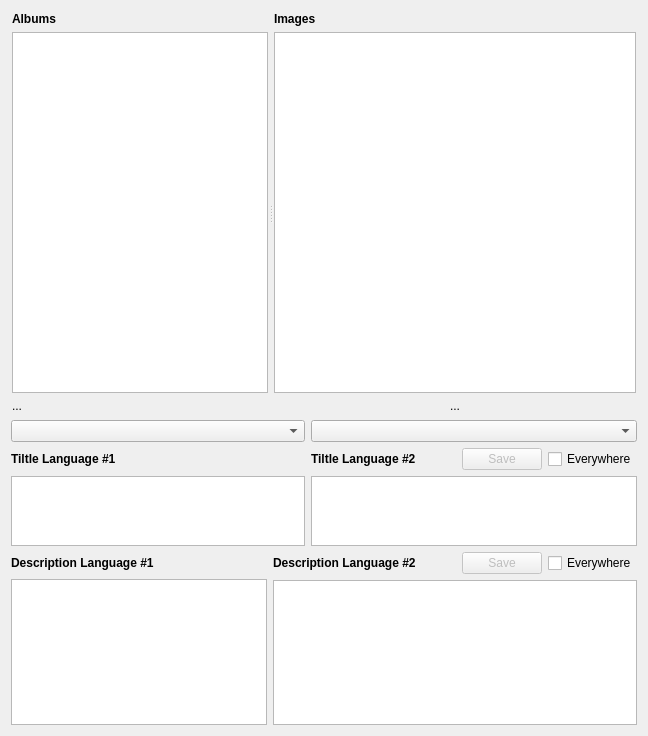
      <widget class="QWidget" name="tabEdit">
       <property name="sizePolicy">
        <sizepolicy hsizetype="Expanding" vsizetype="Preferred">
         <horstretch>0</horstretch>
         <verstretch>0</verstretch>
        </sizepolicy>
       </property>
       <attribute name="title">
        <string>Edit</string>
       </attribute>
       <layout class="QGridLayout" name="gridLayout_20">
        <item row="0" column="0">
         <layout class="QGridLayout" name="gridLayout_21" rowstretch="0,0,7,0,1,3" columnstretch="1,2">
          <item row="4" column="0" colspan="2">
           <layout class="QHBoxLayout" name="horizontalLayout_6">
            <item>
             <layout class="QVBoxLayout" name="verticalLayout_5" stretch="100,120,100">
              <property name="spacing">
               <number>6</number>
              </property>
              <item>
               <widget class="QComboBox" name="cmbBaseLanguage">
                <property name="sizePolicy">
                 <sizepolicy hsizetype="Expanding" vsizetype="Fixed">
                  <horstretch>0</horstretch>
                  <verstretch>0</verstretch>
                 </sizepolicy>
                </property>
               </widget>
              </item>
              <item>
               <widget class="QLabel" name="label_54">
                <property name="font">
                 <font>
                  <weight>75</weight>
                  <bold>true</bold>
                 </font>
                </property>
                <property name="text">
                 <string>Tiltle Language #1</string>
                </property>
               </widget>
              </item>
              <item>
               <widget class="QTextEdit" name="edtBaseTitle">
                <property name="enabled">
                 <bool>true</bool>
                </property>
                <property name="styleSheet">
                 <string notr="true">QtextEdit { color: gray; background-color:light-grey}</string>
                </property>
                <property name="textInteractionFlags">
                 <set>Qt::TextSelectableByKeyboard|Qt::TextSelectableByMouse</set>
                </property>
               </widget>
              </item>
             </layout>
            </item>
            <item>
             <layout class="QVBoxLayout" name="verticalLayout_6">
              <item>
               <widget class="QComboBox" name="cmbLanguage">
                <property name="sizePolicy">
                 <sizepolicy hsizetype="Preferred" vsizetype="Expanding">
                  <horstretch>0</horstretch>
                  <verstretch>0</verstretch>
                 </sizepolicy>
                </property>
               </widget>
              </item>
              <item>
               <layout class="QHBoxLayout" name="horizontalLayout_7">
                <item>
                 <widget class="QLabel" name="label_10">
                  <property name="font">
                   <font>
                    <weight>75</weight>
                    <bold>true</bold>
                   </font>
                  </property>
                  <property name="text">
                   <string>Tiltle Language #2</string>
                  </property>
                 </widget>
                </item>
                <item>
                 <spacer name="horizontalSpacer_3">
                  <property name="orientation">
                   <enum>Qt::Horizontal</enum>
                  </property>
                  <property name="sizeHint" stdset="0">
                   <size>
                    <width>40</width>
                    <height>20</height>
                   </size>
                  </property>
                 </spacer>
                </item>
                <item>
                 <widget class="QPushButton" name="btnSaveChangedTitle">
                  <property name="enabled">
                   <bool>false</bool>
                  </property>
                  <property name="toolTip">
                   <string>Save changed title and description</string>
                  </property>
                  <property name="text">
                   <string>Save</string>
                  </property>
                 </widget>
                </item>
                <item>
                 <widget class="QCheckBox" name="chkChangeTitleEverywhere">
                  <property name="text">
                   <string>Everywhere</string>
                  </property>
                 </widget>
                </item>
               </layout>
              </item>
              <item>
               <widget class="QTextEdit" name="edtTitleText"/>
              </item>
             </layout>
            </item>
           </layout>
          </item>
          <item row="5" column="0" colspan="2">
           <layout class="QHBoxLayout" name="horizontalLayout_8">
            <item>
             <layout class="QVBoxLayout" name="verticalLayout_7" stretch="14,100">
              <property name="spacing">
               <number>6</number>
              </property>
              <item>
               <widget class="QLabel" name="label_11">
                <property name="font">
                 <font>
                  <weight>75</weight>
                  <bold>true</bold>
                 </font>
                </property>
                <property name="text">
                 <string>Description Language #1</string>
                </property>
               </widget>
              </item>
              <item>
               <widget class="QTextEdit" name="edtBaseDescription">
                <property name="enabled">
                 <bool>true</bool>
                </property>
                <property name="styleSheet">
                 <string notr="true">QtextEdit { color: gray; background-color:light-grey}</string>
                </property>
                <property name="textInteractionFlags">
                 <set>Qt::TextSelectableByKeyboard|Qt::TextSelectableByMouse</set>
                </property>
               </widget>
              </item>
             </layout>
            </item>
            <item>
             <layout class="QVBoxLayout" name="verticalLayout_8">
              <item>
               <layout class="QHBoxLayout" name="horizontalLayout_9">
                <item>
                 <widget class="QLabel" name="label_55">
                  <property name="font">
                   <font>
                    <weight>75</weight>
                    <bold>true</bold>
                   </font>
                  </property>
                  <property name="text">
                   <string>Description Language #2</string>
                  </property>
                 </widget>
                </item>
                <item>
                 <spacer name="horizontalSpacer_8">
                  <property name="orientation">
                   <enum>Qt::Horizontal</enum>
                  </property>
                  <property name="sizeHint" stdset="0">
                   <size>
                    <width>40</width>
                    <height>20</height>
                   </size>
                  </property>
                 </spacer>
                </item>
                <item>
                 <widget class="QPushButton" name="btnSaveChangedDescription">
                  <property name="enabled">
                   <bool>false</bool>
                  </property>
                  <property name="toolTip">
                   <string>Save changed title and description</string>
                  </property>
                  <property name="text">
                   <string>Save</string>
                  </property>
                 </widget>
                </item>
                <item>
                 <widget class="QCheckBox" name="chkChangeDescriptionEverywhere">
                  <property name="text">
                   <string>Everywhere</string>
                  </property>
                 </widget>
                </item>
               </layout>
              </item>
              <item>
               <widget class="QTextEdit" name="edtDescriptionText"/>
              </item>
             </layout>
            </item>
           </layout>
          </item>
          <item row="1" column="0" rowspan="2" colspan="2">
           <widget class="QSplitter" name="splitter">
            <property name="orientation">
             <enum>Qt::Horizontal</enum>
            </property>
            <property name="childrenCollapsible">
             <bool>false</bool>
            </property>
            <widget class="QWidget" name="widget_4" native="true">
             <property name="sizePolicy">
              <sizepolicy hsizetype="Preferred" vsizetype="Preferred">
               <horstretch>0</horstretch>
               <verstretch>0</verstretch>
              </sizepolicy>
             </property>
             <layout class="QVBoxLayout" name="verticalLayout_9">
              <property name="leftMargin">
               <number>1</number>
              </property>
              <property name="topMargin">
               <number>1</number>
              </property>
              <property name="rightMargin">
               <number>1</number>
              </property>
              <property name="bottomMargin">
               <number>1</number>
              </property>
              <item>
               <layout class="QVBoxLayout" name="verticalLayout_10">
                <item>
                 <widget class="QLabel" name="label_51">
                  <property name="sizePolicy">
                   <sizepolicy hsizetype="Expanding" vsizetype="Preferred">
                    <horstretch>0</horstretch>
                    <verstretch>0</verstretch>
                   </sizepolicy>
                  </property>
                  <property name="font">
                   <font>
                    <weight>75</weight>
                    <bold>true</bold>
                   </font>
                  </property>
                  <property name="text">
                   <string>Albums</string>
                  </property>
                 </widget>
                </item>
                <item>
                 <widget class="QTreeView" name="trvAlbums"/>
                </item>
                <item>
                 <widget class="QLabel" name="lblTotalCount">
                  <property name="text">
                   <string>...</string>
                  </property>
                 </widget>
                </item>
               </layout>
              </item>
             </layout>
            </widget>
            <widget class="QWidget" name="widget_6" native="true">
             <property name="sizePolicy">
              <sizepolicy hsizetype="Preferred" vsizetype="Preferred">
               <horstretch>1</horstretch>
               <verstretch>0</verstretch>
              </sizepolicy>
             </property>
             <layout class="QVBoxLayout" name="verticalLayout_11">
              <property name="leftMargin">
               <number>1</number>
              </property>
              <property name="topMargin">
               <number>1</number>
              </property>
              <property name="rightMargin">
               <number>1</number>
              </property>
              <property name="bottomMargin">
               <number>1</number>
              </property>
              <item>
               <layout class="QVBoxLayout" name="verticalLayout_12">
                <item>
                 <widget class="QLabel" name="label_53">
                  <property name="sizePolicy">
                   <sizepolicy hsizetype="Expanding" vsizetype="Preferred">
                    <horstretch>0</horstretch>
                    <verstretch>0</verstretch>
                   </sizepolicy>
                  </property>
                  <property name="font">
                   <font>
                    <weight>75</weight>
                    <bold>true</bold>
                   </font>
                  </property>
                  <property name="text">
                   <string>Images</string>
                  </property>
                 </widget>
                </item>
                <item>
                 <widget class="ThumbnailWidget" name="tnvImages">
                  <property name="viewMode">
                   <enum>QListView::IconMode</enum>
                  </property>
                 </widget>
                </item>
                <item>
                 <widget class="QLabel" name="lblImageCount">
                  <property name="text">
                   <string>...</string>
                  </property>
                  <property name="alignment">
                   <set>Qt::AlignCenter</set>
                  </property>
                 </widget>
                </item>
               </layout>
              </item>
             </layout>
            </widget>
           </widget>
          </item>
         </layout>
        </item>
       </layout>
      </widget>
